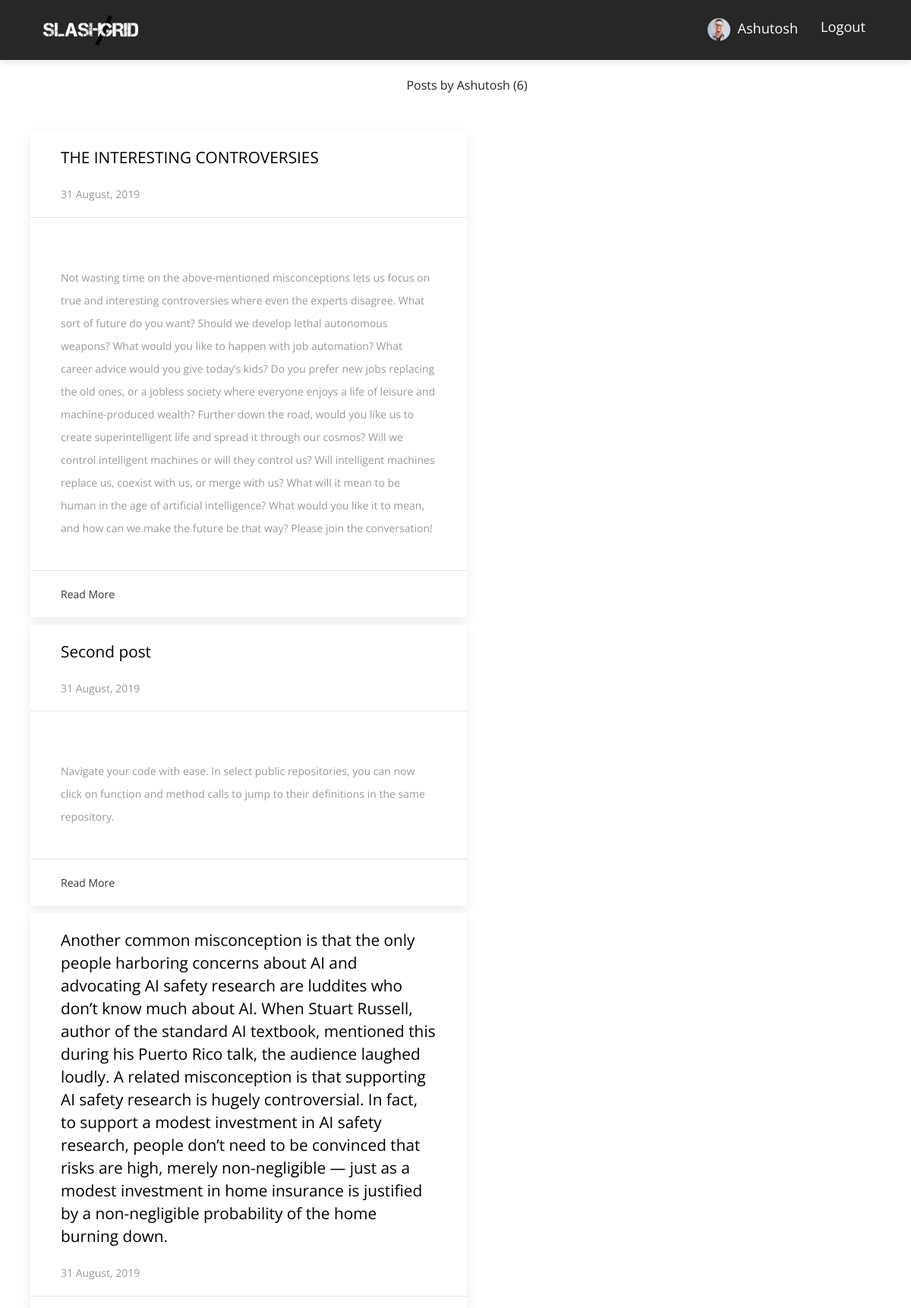
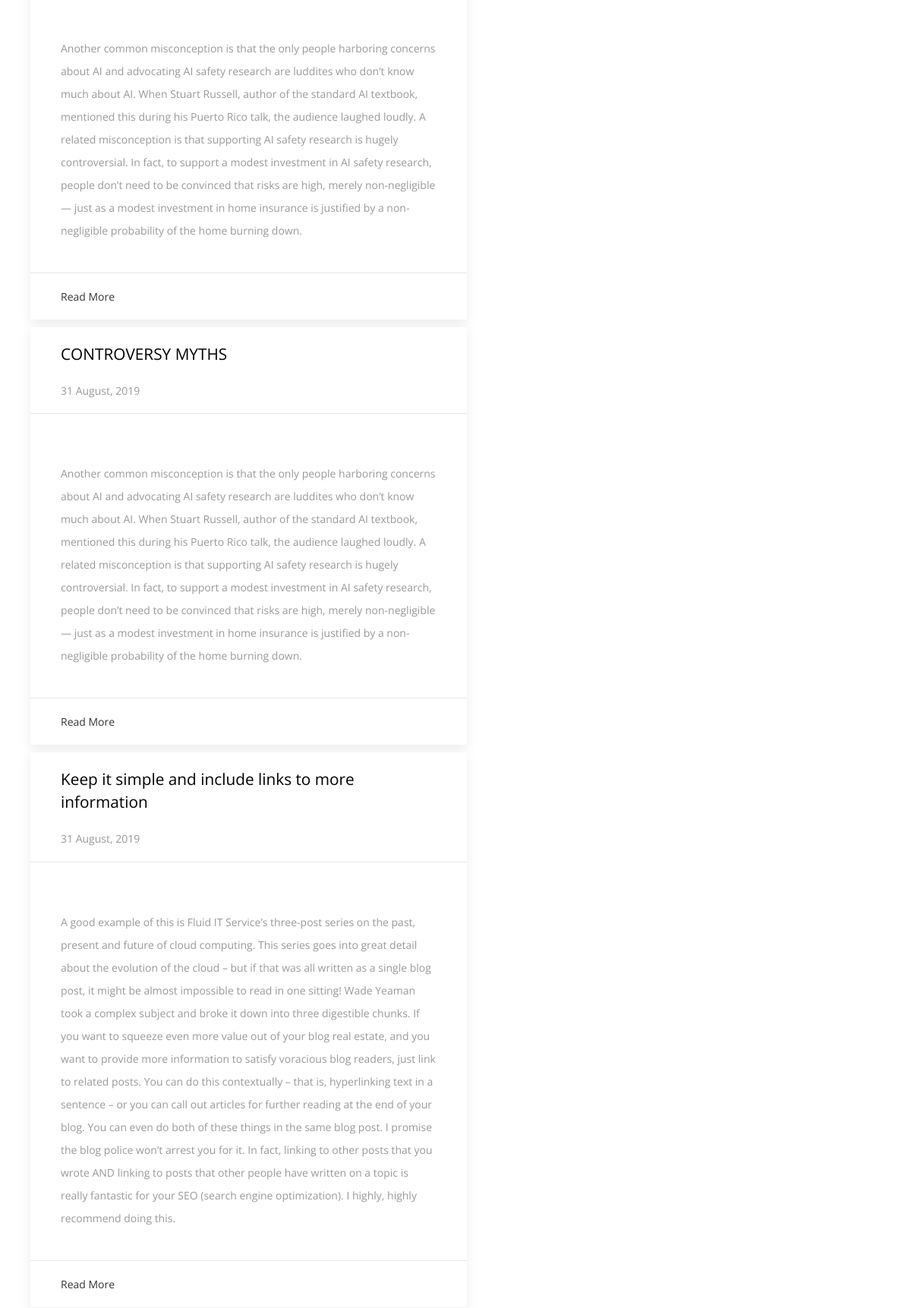
/user/Ashutosh (signed in, upper part), run on the app's committed database (2 pictures, top to bottom).
### flaskblog/models.py (models this page shows, shortened)
class User(db.Model, UserMixin):
    id = db.Column(db.Integer, primary_key=True)
    username = db.Column(db.String(20), unique=True, nullable=False)
    email = db.Column(db.String(120), unique=True, nullable=False)
    image_file = db.Column(db.String(20), nullable=False, default='default.jpg')
    password = db.Column(db.String(60), nullable=False)
    fb_link = db.Column(db.String(120), unique=True, nullable=True)
    posts = db.relationship('Post', backref='author', lazy=True)

class Post(db.Model):
    id = db.Column(db.Integer, primary_key=True)
    title = db.Column(db.String(100), nullable=False)
    date_posted = db.Column(db.DateTime, nullable=False, default=datetime.utcnow)
    content = db.Column(db.Text, nullable=False)
    user_id = db.Column(db.Integer, db.ForeignKey('user.id'), nullable=False)

### flaskblog/users/routes.py (the view)
@users.route("/user/<string:username>")
def user_posts(username):
    page = request.args.get('page', 1, type=int)
    user = User.query.filter_by(username=username).first_or_404()
    posts = Post.query.filter_by(author=user)\
        .order_by(Post.date_posted.desc())\
        .paginate(page=page, per_page=5)
    return render_template('user_posts.html', posts=posts, user=user)

### flaskblog/models.py (called while the page is built)
@login_manager.user_loader
def load_user(user_id):
    return User.query.get(int(user_id))

### flaskblog/templates/user_posts.html (shortened to what this page needs)
{% extends "base.html" %}
{% block content %}
<div class="uk-container" style="margin-top:100px">
  <div class="row ">
    <div class="col-lg-12 text-center">
        Posts by {{ user.username }} ({{ posts.total }})
    </div>
     <br><br>
  </div>
    <div class="row">
        {% for post in posts.items %}
        <div class="col-lg-6" style="margin-bottom:10px">
            <div class="uk-card uk-card-default">
                <div class="uk-card-header">
                      <div class="uk-grid-small uk-flex-middle" uk-grid>
                          <div class="uk-width-expand">
                              <p style="font-size: 1.3em;color:black;">{{ post.title }}</p>
                              <br>
                              <p class="uk-text-meta uk-margin-remove-top"><time datetime="{{ post.date_posted.strftime('%d %B %Y') }}">{{ post.date_posted.strftime('%d %B, %Y') }}</time></p>
                          </div>
                      </div>
                  </div>
                  <div class="uk-card-body">
                    <br>
                      <p>{{ post.content }}</p>
                  </div>
                  <div class="uk-card-footer">
                      <a href="{{ url_for('posts.post', post_id=post.id) }}" class="uk-button uk-button-text" style="text-transform: capitalize">Read more</a>
                  </div>
            </div>
        </div>
        {% endfor %}
    </div>
    <br><br>
</div>
{% endblock content %}

### flaskblog/templates/navbar.html (shortened to what this page needs)
<nav class="navbar main-nav  fixed-top navbar-expand-lg" style="background:#272727 !important">
    <div class="container">
        <a class="navbar-brand" href="/"><img src="{{ url_for('static', filename='images/download2.png') }}" alt="logo" width="150" style="padding:10px"></a>
        <div class="collapse navbar-collapse" id="navbarNav">
        <ul class="navbar-nav ml-auto">
          {% if current_user.is_authenticated %}
          <li class="nav-item">
              <a class="nav-link" href="{{ url_for('users.account') }}" style="text-transform: capitalize;color:white;font-size:1.3em">
                  <img class="rounded-circle" src="{{ url_for('static', filename='profile_pics/' + current_user.image_file) }}" width="30">
                  &nbsp;{{ current_user.username }}
              </a>
          </li>
          <li class="nav-item">
              <a class="nav-link" href="{{ url_for('users.logout') }}" style="color:white;font-size:1.3em">Logout</a>
          </li>
         {% endif %}
        </ul>
        </div>
    </div>
</nav>

### flaskblog/static/css/style.css (style rules this page uses)
body { font-family: "Open Sans", sans-serif; -webkit-font-smoothing: antialiased; }
p, a, li, blockquote, label, span { font-size: 14px; letter-spacing: 0; line-height: 22px; color: #999999; margin-bottom: 0; }
p { line-height: 30px; }
.transition, .main-nav, .main-nav .navbar-brand { transition: .3s ease; }
.main-nav { background: #7d71d3; box-shadow: 0px 3px 10px 0px rgba(0, 0, 0, 0.1); }
.main-nav .navbar-brand { padding: 0; }
.main-nav .navbar-nav .nav-item { position: relative; }
.main-nav .navbar-nav .nav-item .nav-link { position: relative; text-align: center; font-size: 13px; color: #000; padding-left: 15px; padding-right: 15px; }

### data on the page
User: image_file (picture), username "Ashutosh"
Post: title "THE INTERESTING CONTROVERSIES", date_posted "31 August, 2019", content "Not wasting time on the above-mentioned misconceptions lets us focus on true and interesting controversies where even the experts disagree. What sort of future do you want? Should we develop lethal autonomous weapons? What would you like to happen with job automation? What career advice would you give today’s kids? Do you prefer new jobs replacing the old ones, or a jobless society where everyone enjoys a life of leisure and machine-produced wealth? Further down the road, would you like us to create superintelligent life and spread it through our cosmos? Will we control intelligent machines or will they control us? Will intelligent machines replace us, coexist with us, or merge with us?…"
Post: title "Second post", date_posted "31 August, 2019", content "Navigate your code with ease. In select public repositories, you can now click on function and method calls to jump to their definitions in the same repository."
Post: title "Another common misconception is that the only people harboring concerns about AI and advocating AI safety research are luddites who don’t know much about AI. When Stuart Russell, author of the standard AI textbook, mentioned this during his Puerto Rico talk, the audience laughed loudly. A related misconception is that supporting AI safety research is hugely controversial. In fact, to support a modest investment in AI safety research, people don’t need to be convinced that risks are high, merely non-negligible — just as a modest investment in home insurance is justified by a non-negligible probability of the home burning down.", date_posted "31 August, 2019", content "Another common misconception is that the only people harboring concerns about AI and advocating AI safety research are luddites who don’t know much about AI. When Stuart Russell, author of the standard AI textbook, mentioned this during his Puerto Rico talk, the audience laughed loudly. A related misconception is that supporting AI safety research is hugely controversial. In fact, to support a modest investment in AI safety research, people don’t need to be convinced that risks are high, merely non-negligible — just as a modest investment in home insurance is justified by a non-negligible probability of the home burning down."
Post: title "CONTROVERSY MYTHS", date_posted "31 August, 2019", content "Another common misconception is that the only people harboring concerns about AI and advocating AI safety research are luddites who don’t know much about AI. When Stuart Russell, author of the standard AI textbook, mentioned this during his Puerto Rico talk, the audience laughed loudly. A related misconception is that supporting AI safety research is hugely controversial. In fact, to support a modest investment in AI safety research, people don’t need to be convinced that risks are high, merely non-negligible — just as a modest investment in home insurance is justified by a non-negligible probability of the home burning down."
Post: title "Keep it simple and include links to more information", date_posted "31 August, 2019", content "A good example of this is Fluid IT Service’s three-post series on the past, present and future of cloud computing. This series goes into great detail about the evolution of the cloud – but if that was all written as a single blog post, it might be almost impossible to read in one sitting! Wade Yeaman took a complex subject and broke it down into three digestible chunks. If you want to squeeze even more value out of your blog real estate, and you want to provide more information to satisfy voracious blog readers, just link to related posts. You can do this contextually – that is, hyperlinking text in a sentence – or you can call out articles for further reading at the end of your blog. You…"

### other printed values
{{ posts.total }} "6"
